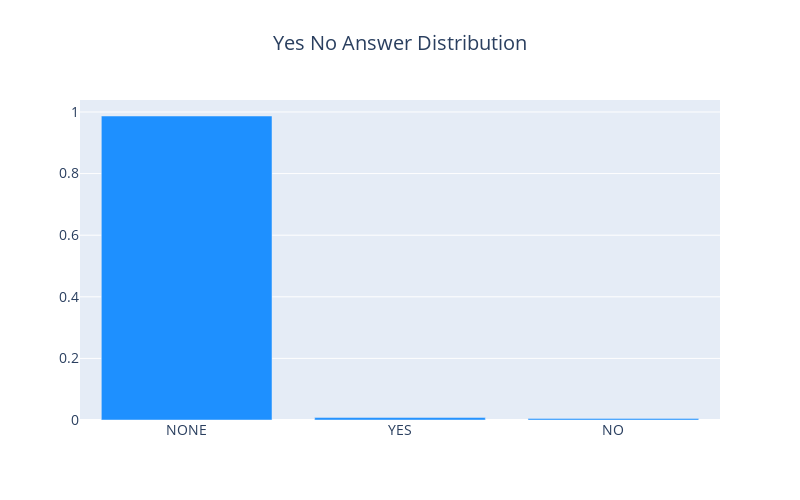

The notebook cell saved with this chart:
### Code cell
# lets collect yes/ no answer 

yes_no_answer = []
for i in range(len(train)):
    yes_no_answer.append(train['annotations'][i][0]['yes_no_answer'])
yes_no_answer = pd.DataFrame({'yes_no_answer': yes_no_answer})

yes_no_answer


# plot a bar 

def bar_plot(df, column, title, width, height, n, get_count = True):
    if get_count == True:
        cnt_srs = df[column].value_counts(normalize = True)[:n]
    else:
        cnt_srs = df
        
    trace = go.Bar(
        x = cnt_srs.index,
        y = cnt_srs.values,
        marker = dict(
            color = '#1E90FF',
        ),
    )

    layout = go.Layout(
        title = go.layout.Title(
            text = title,
            x = 0.5
        ),
        font = dict(size = 14),
        width = width,
        height = height,
    )

    data = [trace]
    fig = go.Figure(data = data, layout = layout)
    py.iplot(fig, filename = 'bar_plot')
bar_plot(yes_no_answer, 'yes_no_answer', 'Yes No Answer Distribution', 800, 500, 3)

### Figure 1 — Plotly figure (JSON) as saved in the notebook; plotly's stock layout.template omitted (floating-point values rounded to 4 significant figures)
{"data": [{"marker": {"color": "#1E90FF"}, "type": "bar", "x": ["NONE", "YES", "NO"], "y": [0.987, 0.007833, 0.0052]}], "layout": {"font": {"size": 14}, "height": 500, "title": {"text": "Yes No Answer Distribution", "x": 0.5}, "width": 800}}
